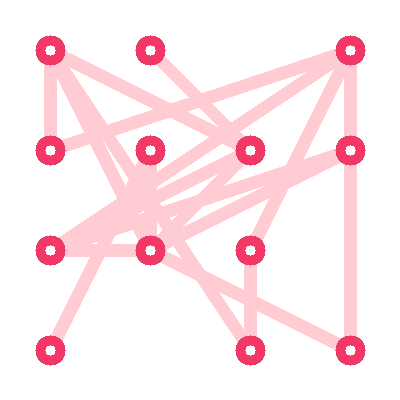
#> input picture photos/test.png, 400 x 400 px
$ python demo_hough.py
#> lines starting #> are read from the running program, lines starting #| are printed output that depends on the picture; after the words box and inside, x2 and y2 are one past the last pixel; in counts of white or black regions, pixels touching at a corner belong together
import cv2

img = cv2.imread("photos/test.png", cv2.IMREAD_UNCHANGED)
#> img is the input picture: shape (400, 400, 3); mean B, G, R 237.5, 233.6, 254.4

# 转换为灰度图像
gray = cv2.cvtColor(img, cv2.COLOR_BGR2GRAY)
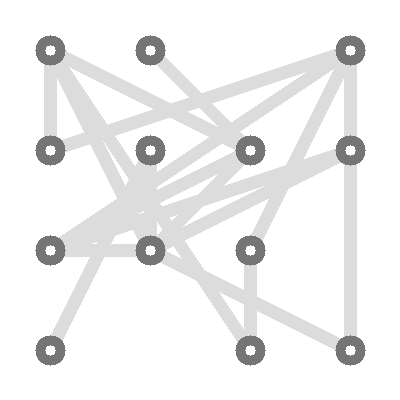
#> gray: shape (400, 400); min 117, max 255, mean 240.3

# 使用高斯滤波器进行平滑
gray = cv2.GaussianBlur(gray, (3, 3), 0)

cv2.imshow("gray", gray)

# 检测图像中的圆
circles = cv2.HoughCircles(gray, cv2.HOUGH_GRADIENT, 1, 10, param1=100, param2=15, minRadius=15, maxRadius=40)
#> circles = 13 rows, first 8: [151.5, 147.5, 37.2], [350.5, 150.5, 15.8], [150.5, 249.5, 15.8], [249.5, 150.5, 15.5], [250.5, 350.5, 15.8], [250.5, 250.5, 15.8], [350.5, 349.5, 15.8], [50.5, 50.5, 15.3]

# 绘制圆形包围框
for i in circles[0, :]:
    # 圆的坐标
    x, y, r = i[0], i[1], i[2]
    # 绘制圆形包围框
    print(x, y, r)
    cv2.circle(img, (int(x), int(y)), int(r+5), (255, 255, 255), -1)
#> this loop made 13 passes
#> (x, y, r) on passes 1 to 12: (151.5, 147.5, 37.2), (350.5, 150.5, 15.8), (150.5, 249.5, 15.8), (249.5, 150.5, 15.5), (250.5, 350.5, 15.8), (250.5, 250.5, 15.8), (350.5, 349.5, 15.8), (50.5, 50.5, 15.3), (50.5, 350.5, 15.8), (150.5, 50.5, 15.3), (49.5, 149.5, 15.9), (50.5, 250.5, 15.8)
#| 151.5 147.5 37.2
#| 350.5 150.5 15.8
#| 150.5 249.5 15.8
#| 249.5 150.5 15.5
#| 250.5 350.5 15.8
#| 250.5 250.5 15.8
#| 350.5 349.5 15.8
#| 50.5 50.5 15.3
#> (further printed lines are left out)
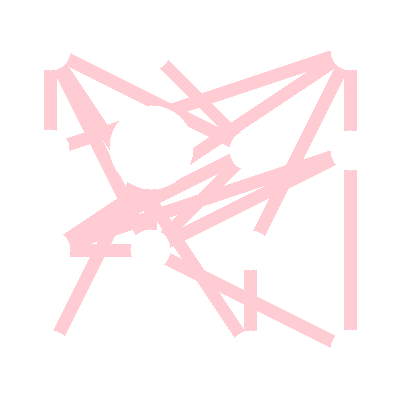
#> img: shape (400, 400, 3); 7.87% of pixels changed, all inside (x1, y1, x2, y2) = (35, 35, 366, 366)

# 显示图像
cv2.imshow("detected circles", img)
cv2.imwrite("photos/detected_circles_hough.png", img)
cv2.waitKey(0)
cv2.destroyAllWindows()
